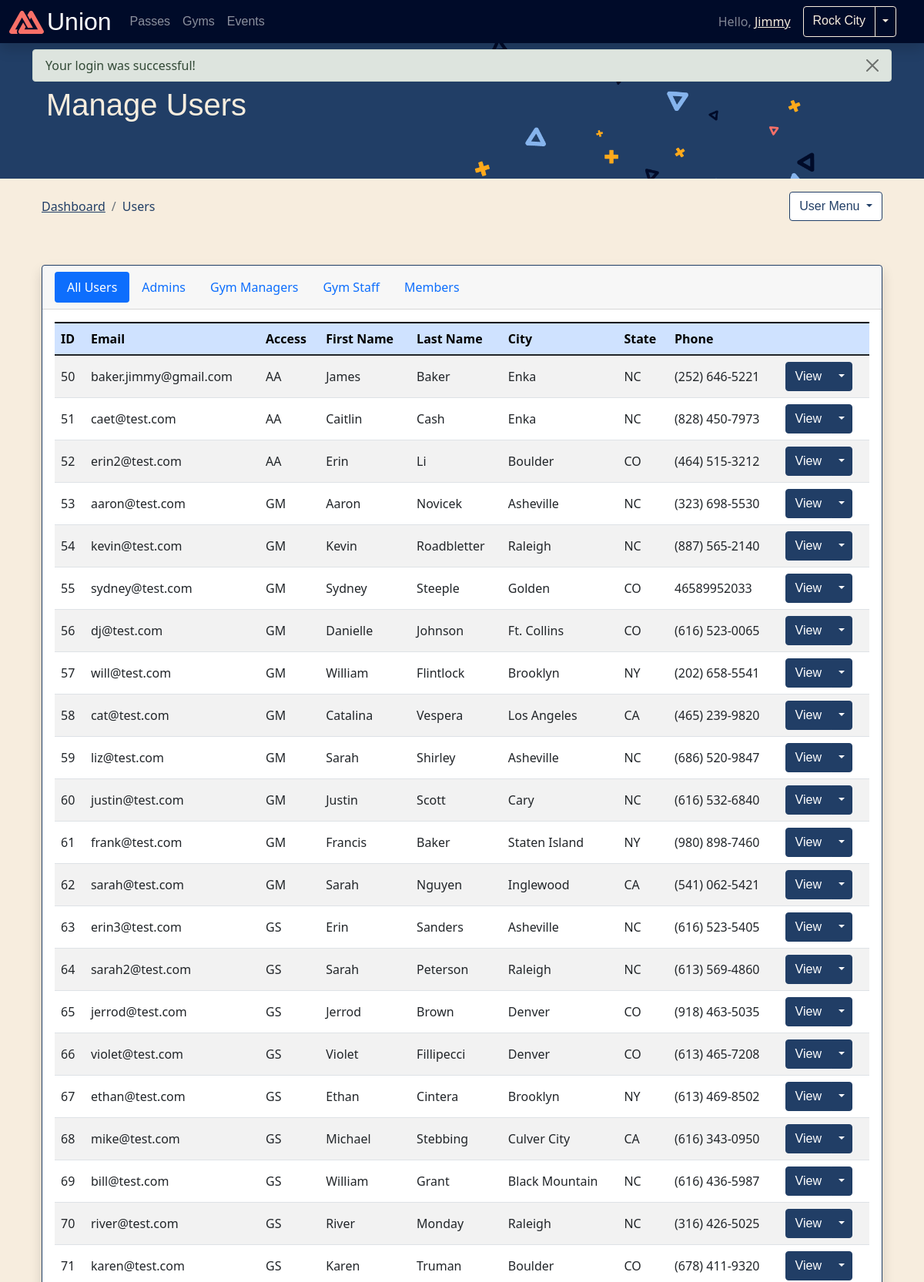
Page /app/shared/users/users.php (signed in, upper part) on the committed database.
### tables this page shows
CREATE TABLE `users` (
  `id` int(8) NOT NULL,
  `first_name` varchar(32) NOT NULL,
  `last_name` varchar(32) NOT NULL,
  `middle_name` varchar(32) DEFAULT NULL,
  `preferred_name` varchar(32) DEFAULT NULL,
  `birth_date` date DEFAULT NULL,
  `avatar_url` varchar(255) DEFAULT '/public/upload/profile/default.png',
  `street_address` varchar(64) DEFAULT NULL,
  `city` varchar(64) DEFAULT NULL,
  `zip` mediumint(5) UNSIGNED ZEROFILL DEFAULT NULL,
  `state_abv` char(2) DEFAULT NULL,
  `country_abv` char(2) DEFAULT NULL,
  `email` varchar(255) NOT NULL,
  `phone_primary` varchar(12) DEFAULT NULL,
  `phone_p_country` tinyint(3) DEFAULT NULL,
  `phone_secondary` varchar(12) DEFAULT NULL,
  `phone_s_country` tinyint(3) DEFAULT NULL,
  `first_name_emergency` varchar(32) DEFAULT NULL,
  `last_name_emergency` varchar(32) DEFAULT NULL,
  `phone_emergency` varchar(12) DEFAULT NULL,
  `phone_e_country` tinyint(3) DEFAULT NULL,
  `password_hash` varchar(255) NOT NULL,
  `access_abv` char(2) DEFAULT NULL,
  `created_at` timestamp NOT NULL DEFAULT current_timestamp() ON UPDATE current_timestamp(),
  `primary_location` smallint(4) DEFAULT NULL
);

### private/functions.php (called while the page is built, shortened)
<?php
function url_for($script_path) {
  if($script_path[0] != '/') {
    $script_path = "/" . $script_path;
  }
  return WWW_ROOT . $script_path;
}
function u($string="") {
  return h(urlencode($string));
}
function h($string="") {
  return htmlspecialchars($string);
}
function format_phone($country, $phone) {
  if (strlen($phone) != 10) {
    $string = format_call($country, $phone);
   } else {
    if ($country == null || $country == 1)  {
      $string = '';
    } else {
     $string = '+'.$country.' ';
    }
    $area = substr($phone, 0, 3);
    $three = substr($phone, 3, 3);
    $last = substr($phone, 6);
    $string .= '(' . $area . ') ' . $three . '-' . $last;
   }
  return $string;
}
function format_call($country, $phone) {
  ($country == null || $country == 1) ? $string = '' : $string = '+'.$country;
  $string .= $phone;
  return $string;
}
function isJSON($string){
  return json_last_error() === JSON_ERROR_NONE;
}
function active_class($string) {
  $name = basename($_SERVER['SCRIPT_NAME'], ".php");
  if($string == $name){
    return ' active';
  }
}
?>

### private/initialize.php (called while the page is built, shortened)
<?php
  require_once('functions.php');
  require_once('status_error_functions.php');
  $session = new Session;
?>

### private/classes/Session.class.php (called while the page is built, shortened)
<?php
class Session {
  private function check_stored_login() {
    if(isset($_SESSION['user_id'])) {
      $this->name = $_SESSION['name'];
      $this->gym_name = $_SESSION['gym_name'] ?? '';
    }
  }
  public function message($msg="", $class="") {
    if(!empty($msg)) {
      $_SESSION['message'] = $msg;
      $_SESSION['message_class'] = $class;
      return true;
    } else {
      return $_SESSION['message'] ?? '';
    }
  }
  public function dashboard() {
        return url_for('/app/dashboard/index.php');
  }
}
?>

### private/classes/DatabaseObject.class.php (called while the page is built, shortened)
<?php
class DatabaseObject {
  static protected $database;
  static protected $table_name = "";
  static public function set_database($database) {
    self::$database = $database;
  }
  static public function find_by_sql($sql) {
    $result = self::$database->query($sql);
    $object_array = [];
    while($record = $result->fetch_assoc()) {
      $object_array[] = static::instantiate($record);
    }
    return $object_array;
  }
  static public function find_all() {
    $sql = "SELECT * FROM " . static::$table_name;
    return static::find_by_sql($sql);
  }
  static protected function instantiate($record) {
    $object = new static;
    foreach($record as $property => $value) {
      if(property_exists($object, $property)) {
        $value = isJSON($value) ? json_decode($value) : $value;
        $object->$property = $value;
      }
    }
    return $object;
  }
}
?>

### public/app/shared/users/users.php (the view, shortened to what this page needs)
<?php
require_once($_SERVER['DOCUMENT_ROOT'] . '/private/initialize.php');
$users = User::find_all();
$page_title = 'Manage Users';
include(SHARED_PATH . '/user-header.php');
?>
<header>
  <div class="p-5 bg-primary text-light">
    <div class="container-fluid py-3">
      <h1><?= $page_title ?></h1>
    </div>
  </div>
  <div class="container-md p-4">
    <div class="row justify-content-between">
      <nav aria-label="breadcrumb" class="col-auto">
        <ol class="breadcrumb">
          <li class="breadcrumb-item"><a class="link-primary" href="<?= $session->dashboard(); ?>">Dashboard</a></li>
          <li class="breadcrumb-item active text-primary" aria-current="page">Users</li>
        </ol>
      </nav>
    </div>
  </div>
</header>
<main class="container-md p-4" id="main">
  <div class="card shadow mx-auto mb-4">
    <div class="card-header">
      <ul class="nav nav-pills" id="pills-tab" role="tablist">
        <li class="nav-item" role="presentation">
          <button class="nav-link active" id="pills-all-tab" data-bs-toggle="pill" data-bs-target="#pills-all" type="button" role="tab" aria-controls="pills-all" aria-selected="true">All Users</button>
        </li>
        <li class="nav-item" role="presentation">
          <button class="nav-link" id="pills-admin-tab" data-bs-toggle="pill" data-bs-target="#pills-admin" type="button" role="tab" aria-controls="pills-admin" aria-selected="false">Admins</button>
        </li>
        <li class="nav-item" role="presentation">
          <button class="nav-link" id="pills-manager-tab" data-bs-toggle="pill" data-bs-target="#pills-manager" type="button" role="tab" aria-controls="pills-manager" aria-selected="false">Gym Managers</button>
        </li>
        <li class="nav-item" role="presentation">
          <button class="nav-link" id="pills-staff-tab" data-bs-toggle="pill" data-bs-target="#pills-staff" type="button" role="tab" aria-controls="pills-staff" aria-selected="false">Gym Staff</button>
        </li>
        <li class="nav-item" role="presentation">
          <button class="nav-link" id="pills-member-tab" data-bs-toggle="pill" data-bs-target="#pills-member" type="button" role="tab" aria-controls="pills-member" aria-selected="false">Members</button>
        </li>
      </ul>
    </div>
    <div class="card-body">
      <div class="tab-content" id="pills-tabContent">
        <div class="tab-pane fade show active" id="pills-all" role="tabpanel" aria-labelledby="pills-all-tab">
          <div class="table-responsive">
            <table class="table table-striped table-hover">
              <thead class="table-primary">
                <tr>
                  <th>ID</th>
                  <th>Email</th>
                  <th>Access</th>
                  <th>First&nbsp;Name</th>
                  <th>Last&nbsp;Name</th>
                  <th>City</th>
                  <th>State</th>
                  <th>Phone</th>
                  <th>&nbsp;</th>
                </tr>
              </thead>
              <tbody>
                <?php foreach($users as $user) { ?>
                <tr class="align-middle text-nowrap">
                  <td><?= h($user->id) ?></td>
                  <td><?= h($user->email) ?></td>
                  <td><?= h($user->access_abv) ?></td>
                  <td><?= h($user->first_name) ?></td>
                  <td><?= h($user->last_name) ?></td>
                  <td><?= h($user->city) ?></td>
                  <td><?= h($user->state_abv) ?></td>
                  <td><?= format_phone(h($user->phone_p_country), h($user->phone_primary)) ?></td>
                  <td>
                    <div class="btn-group" role="group" aria-label="user actions">
                      <a class="btn btn-primary" href="<?= url_for('/app/shared/users/view.php?id=' . u($user->id)); ?>">View</a>
                      <button type="button" class="btn btn-primary dropdown-toggle dropdown-toggle-split" data-bs-toggle="dropdown" aria-expanded="false"><span class="visually-hidden">Toggle Dropdown</span></button>
                    </div>
                  </td>
                </tr>
                <?php } ?>
              </tbody>
            </table>
          </div>
        </div>
      </div>
    </div>
  </div>
</main>
<?php include(SHARED_PATH . '/user-footer.php'); ?>

### private/shared/user-header.php (shortened to what this page needs)
<!DOCTYPE html>
<html lang="en">
  <head>
    <link rel="stylesheet" href="<?= url_for("/css/theme-min.css");?>">
    <link rel="stylesheet" href="<?= url_for("/node_modules/@fortawesome/fontawesome-free/css/all.min.css");?>">
    <link rel="stylesheet" href="https://use.typekit.net/fup0mom.css">
    <link rel="stylesheet" href="<?= url_for("/css/style.css");?>">
  </head>
  <body class="container-fluid px-0 pt-5 vh-100">
    <nav class="navbar navbar-dark shadow navbar-expand-md bg-dark fixed-top">
      <div class="container-fluid">
        <a class="navbar-brand col-auto py-0" href="<?= url_for("/index.php") ?>">
          <div class="row align-items-center">
            <div class="col pe-0">
              <img src="<?=url_for("/img/union-logo-dark.svg");?>" alt="Union mountains logo." width="45">
            </div>
            <div class="col ps-1">
              <p class="h1 d-inline-block h2 mb-0 col">Union</p>
            </div>
          </div>
        </a>
        <div class="offcanvas bg-dark offcanvas-end" data-bs-scroll="true" tabindex="-1" id="offcanvasNavbar" aria-labelledby="offcanvasNavbarLabel">
          <div class="offcanvas-body">
            <ul class="navbar-nav justify-content-start flex-grow-1 pe-3 bg-dark">
              <li class="nav-item">
                <a class="nav-link<?= active_class('passes'); ?>" href="<?= url_for("passes.php"); ?>">Passes</a>
              </li>
              <li class="nav-item">
                <a class="nav-link<?= active_class('gyms') ?>" href="<?= url_for("gyms.php"); ?>">Gyms</a>
              </li>
              <li class="nav-item">
                <a class="nav-link<?= active_class('events') ?>" href="<?= url_for("events.php"); ?>">Events</a>
              </li>
            </ul>
            <div class="d-flex row pe-md-4 pt-4 pt-md-0">
              <span class="col-md-auto nav-link text-white-50">Hello, <a href="<?= $session->dashboard(); ?>" class="active text-light"><?= $session->name; ?></a></span>
              <div class="col-auto btn-group ps-3 ps-md-0">
                <a href="#" class="btn btn-outline-light"><?= $session->gym_name ?></a>
                <button type="button" class="btn btn-outline-light dropdown-toggle dropdown-toggle-split" data-bs-toggle="dropdown" aria-expanded="false">
                </button>
              </div>
            </div>
          </div>
        </div>
      </div>
    </nav>
    <?= display_session_message(); ?>

### public/css/style.css (style rules this page uses)
body { background-color: #F7EDDE !important; }
.navbar li.nav-item>a.nav-link, .navbar-brand, .btn { font-family: cubano-sharp, 'Cubano Sharp', sans-serif; }
header>div:first-child { background: url(/public/img/background.png); background-size: calc(70vw + 300px); background-repeat: no-repeat; }
.card, .accordion-item { border-color: var(--bs-primary); }

### rows in the picture
users: preferred_name "Jimmy", id "50", email "baker.jimmy@gmail.com", access_abv "AA", first_name "James", last_name "Baker", city "Enka", state_abv "NC", phone_p_country+phone_primary "(252) 646-5221"
users: id "51", email "caet@test.com", access_abv "AA", first_name "Caitlin", last_name "Cash", city "Enka", state_abv "NC", phone_p_country+phone_primary "(828) 450-7973"
users: id "52", email "erin2@test.com", access_abv "AA", first_name "Erin", last_name "Li", city "Boulder", state_abv "CO", phone_p_country+phone_primary "(464) 515-3212"
users: id "53", email "aaron@test.com", access_abv "GM", first_name "Aaron", last_name "Novicek", city "Asheville", state_abv "NC", phone_p_country+phone_primary "(323) 698-5530"
users: id "54", email "kevin@test.com", access_abv "GM", first_name "Kevin", last_name "Roadbletter", city "Raleigh", state_abv "NC", phone_p_country+phone_primary "(887) 565-2140"
users: id "55", email "sydney@test.com", access_abv "GM", first_name "Sydney", last_name "Steeple", city "Golden", state_abv "CO", phone_primary "46589952033"
users: id "56", email "dj@test.com", access_abv "GM", first_name "Danielle", last_name "Johnson", city "Ft. Collins", state_abv "CO", phone_p_country+phone_primary "(616) 523-0065"
users: id "57", email "will@test.com", access_abv "GM", first_name "William", last_name "Flintlock", city "Brooklyn", state_abv "NY", phone_p_country+phone_primary "(202) 658-5541"
users: id "58", email "cat@test.com", access_abv "GM", first_name "Catalina", last_name "Vespera", city "Los Angeles", state_abv "CA", phone_p_country+phone_primary "(465) 239-9820"
users: id "59", email "liz@test.com", access_abv "GM", first_name "Sarah", last_name "Shirley", city "Asheville", state_abv "NC", phone_p_country+phone_primary "(686) 520-9847"
users: id "60", email "justin@test.com", access_abv "GM", first_name "Justin", last_name "Scott", city "Cary", state_abv "NC", phone_p_country+phone_primary "(616) 532-6840"
users: id "61", email "frank@test.com", access_abv "GM", first_name "Francis", last_name "Baker", city "Staten Island", state_abv "NY", phone_p_country+phone_primary "(980) 898-7460"
users: id "62", email "sarah@test.com", access_abv "GM", first_name "Sarah", last_name "Nguyen", city "Inglewood", state_abv "CA", phone_p_country+phone_primary "(541) 062-5421"
users: id "63", email "erin3@test.com", access_abv "GS", first_name "Erin", last_name "Sanders", city "Asheville", state_abv "NC", phone_p_country+phone_primary "(616) 523-5405"
users: id "64", email "sarah2@test.com", access_abv "GS", first_name "Sarah", last_name "Peterson", city "Raleigh", state_abv "NC", phone_p_country+phone_primary "(613) 569-4860"
users: id "65", email "jerrod@test.com", access_abv "GS", first_name "Jerrod", last_name "Brown", city "Denver", state_abv "CO", phone_p_country+phone_primary "(918) 463-5035"
users: id "66", email "violet@test.com", access_abv "GS", first_name "Violet", last_name "Fillipecci", city "Denver", state_abv "CO", phone_p_country+phone_primary "(613) 465-7208"
users: id "67", email "ethan@test.com", access_abv "GS", first_name "Ethan", last_name "Cintera", city "Brooklyn", state_abv "NY", phone_p_country+phone_primary "(613) 469-8502"
users: id "68", email "mike@test.com", access_abv "GS", first_name "Michael", last_name "Stebbing", city "Culver City", state_abv "CA", phone_p_country+phone_primary "(616) 343-0950"
users: id "69", email "bill@test.com", access_abv "GS", first_name "William", last_name "Grant", city "Black Mountain", state_abv "NC", phone_p_country+phone_primary "(616) 436-5987"
users: id "70", email "river@test.com", access_abv "GS", first_name "River", last_name "Monday", city "Raleigh", state_abv "NC", phone_p_country+phone_primary "(316) 426-5025"
users: id "71", email "karen@test.com", access_abv "GS", first_name "Karen", last_name "Truman", city "Boulder", state_abv "CO", phone_p_country+phone_primary "(678) 411-9320"

### other values in the picture
$session->gym_name "Rock City"
$msg "Your login was successful!"
$page_title "Manage Users"
